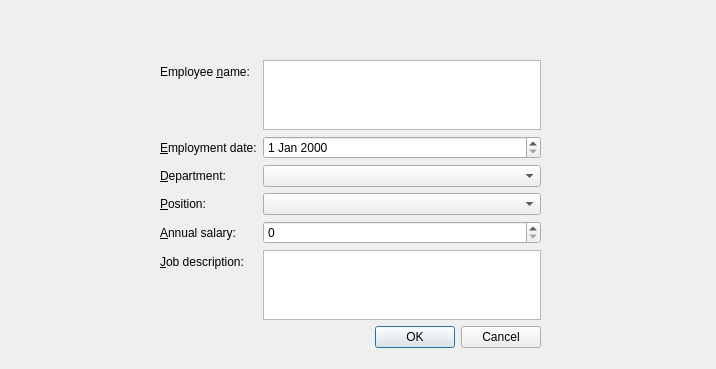
<?xml version="1.0" encoding="UTF-8"?>
<ui version="4.0">
 <class>Dialog</class>
 <widget class="QDialog" name="Dialog">
  <property name="geometry">
   <rect>
    <x>0</x>
    <y>0</y>
    <width>716</width>
    <height>369</height>
   </rect>
  </property>
  <property name="windowTitle">
   <string>Dialog</string>
  </property>
  <widget class="QWidget" name="">
   <property name="geometry">
    <rect>
     <x>160</x>
     <y>60</y>
     <width>381</width>
     <height>288</height>
    </rect>
   </property>
   <layout class="QFormLayout" name="formLayout">
    <item row="0" column="0">
     <widget class="QLabel" name="label">
      <property name="text">
       <string>Employee &amp;name:</string>
      </property>
      <property name="buddy">
       <cstring>textEdit</cstring>
      </property>
     </widget>
    </item>
    <item row="0" column="1">
     <widget class="QTextEdit" name="textEdit"/>
    </item>
    <item row="1" column="0">
     <widget class="QLabel" name="label_2">
      <property name="text">
       <string>&amp;Employment date:</string>
      </property>
      <property name="buddy">
       <cstring>dateEdit</cstring>
      </property>
     </widget>
    </item>
    <item row="1" column="1">
     <widget class="QDateEdit" name="dateEdit"/>
    </item>
    <item row="2" column="0">
     <widget class="QLabel" name="label_3">
      <property name="text">
       <string>&amp;Department:</string>
      </property>
      <property name="buddy">
       <cstring>comboBox</cstring>
      </property>
     </widget>
    </item>
    <item row="2" column="1">
     <widget class="QComboBox" name="comboBox"/>
    </item>
    <item row="3" column="0">
     <widget class="QLabel" name="label_4">
      <property name="text">
       <string>&amp;Position:</string>
      </property>
      <property name="buddy">
       <cstring>comboBox_2</cstring>
      </property>
     </widget>
    </item>
    <item row="3" column="1">
     <widget class="QComboBox" name="comboBox_2"/>
    </item>
    <item row="4" column="0">
     <widget class="QLabel" name="label_6">
      <property name="text">
       <string>&amp;Annual salary:</string>
      </property>
      <property name="buddy">
       <cstring>spinBox</cstring>
      </property>
     </widget>
    </item>
    <item row="4" column="1">
     <widget class="QSpinBox" name="spinBox"/>
    </item>
    <item row="5" column="0">
     <widget class="QLabel" name="label_5">
      <property name="text">
       <string>&amp;Job description:</string>
      </property>
      <property name="buddy">
       <cstring>textEdit_2</cstring>
      </property>
     </widget>
    </item>
    <item row="5" column="1">
     <widget class="QTextEdit" name="textEdit_2"/>
    </item>
    <item row="6" column="0" colspan="2">
     <widget class="QDialogButtonBox" name="buttonBox">
      <property name="orientation">
       <enum>Qt::Horizontal</enum>
      </property>
      <property name="standardButtons">
       <set>QDialogButtonBox::Cancel|QDialogButtonBox::Ok</set>
      </property>
     </widget>
    </item>
   </layout>
  </widget>
 </widget>
 <tabstops>
  <tabstop>textEdit</tabstop>
  <tabstop>dateEdit</tabstop>
  <tabstop>comboBox</tabstop>
  <tabstop>comboBox_2</tabstop>
  <tabstop>spinBox</tabstop>
  <tabstop>textEdit_2</tabstop>
 </tabstops>
 <resources/>
 <connections>
  <connection>
   <sender>buttonBox</sender>
   <signal>accepted()</signal>
   <receiver>Dialog</receiver>
   <slot>accept()</slot>
   <hints>
    <hint type="sourcelabel">
     <x>379</x>
     <y>337</y>
    </hint>
    <hint type="destinationlabel">
     <x>157</x>
     <y>274</y>
    </hint>
   </hints>
  </connection>
  <connection>
   <sender>buttonBox</sender>
   <signal>rejected()</signal>
   <receiver>Dialog</receiver>
   <slot>reject()</slot>
   <hints>
    <hint type="sourcelabel">
     <x>447</x>
     <y>343</y>
    </hint>
    <hint type="destinationlabel">
     <x>286</x>
     <y>274</y>
    </hint>
   </hints>
  </connection>
 </connections>
</ui>
